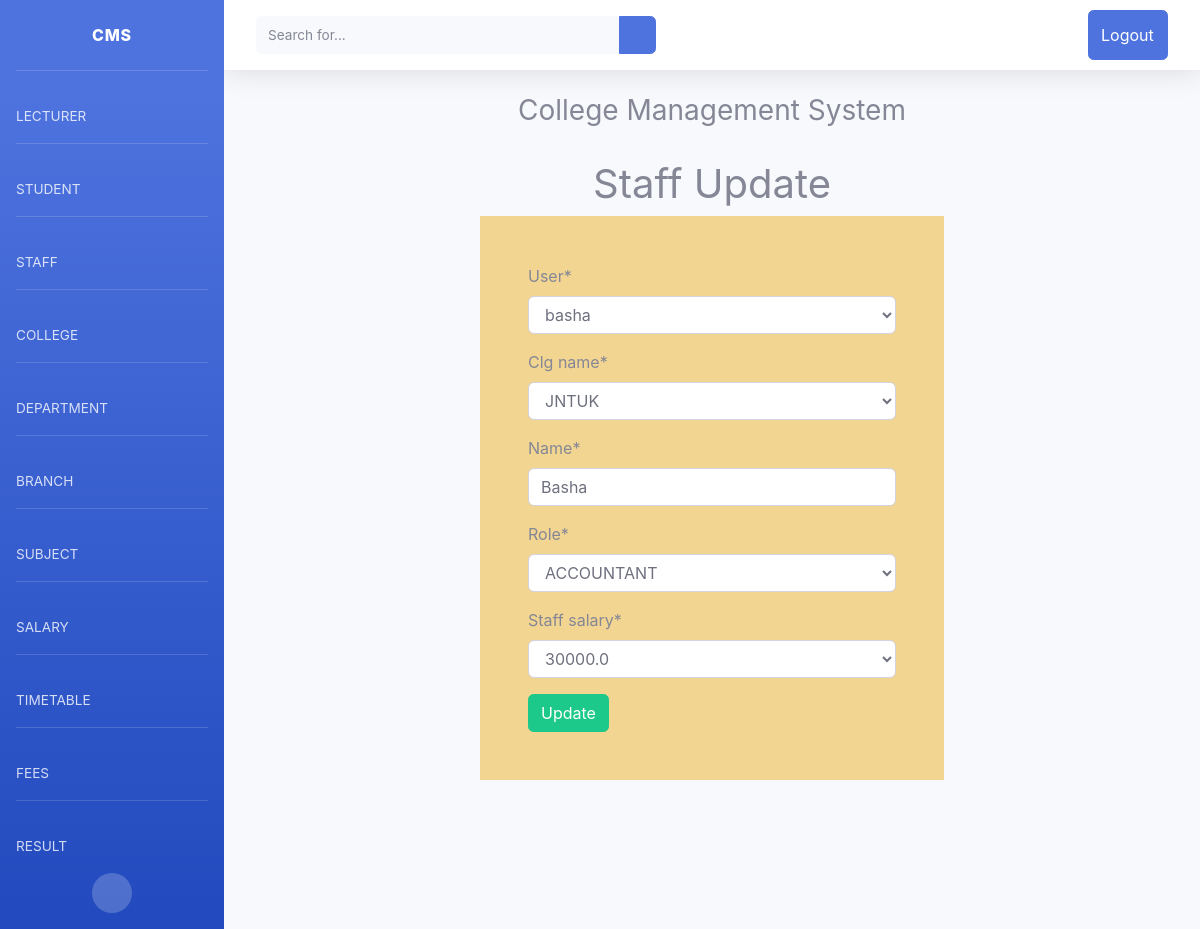
Screenshot of /otherupdate/1/ (signed in) with the database file from the repository.
### cmsapp/models.py (models this page shows, shortened)
class StaffMembers(models.Model):
    user=models.OneToOneField(User,on_delete=models.CASCADE)
    clg_name = models.ForeignKey(College, on_delete=models.CASCADE)
    name = models.CharField(max_length=20)
    role = models.CharField(max_length=100,choices=job_choices)
    staff_salary = models.OneToOneField(Salary, on_delete=models.CASCADE)

class College(models.Model):
    clg_name = models.CharField(max_length=20, primary_key=True,blank=True)
    def __str__(self):
        return self.clg_name

### cmsapp/decorator.py (the view)
    def _inner(request, *args, **kwargs):
        if not request.user.is_admin:
            raise PermissionDenied
        return function(request, *args, **kwargs)

### cmsapp/forms.py
class StaffForm(forms.ModelForm):
    class Meta:
        model = StaffMembers
        fields = '__all__'

### cmsapp/decorator.py (called while the page is built)
def admin_only(function):
    def _inner(request, *args, **kwargs):
        if not request.user.is_admin:
            raise PermissionDenied
        return function(request, *args, **kwargs)
    return _inner

### cmsapp/models.py (called while the page is built)
    def __str__(self):
        return str(self.salary)

### cmsapp/views.py (called while the page is built)
@admin_only
def StaffUpdate(request, pk):
    context ={}
    obj = get_object_or_404(StaffMembers, id = pk)
    form = StaffForm(request.POST or None, instance = obj)
    if form.is_valid():
        form.save()
        return redirect('other_details')
    context["form"] = form
    return render(request, "staff/staffupdate.html", context)

### templates/staff/staffupdate.html (shortened to what this page needs)
{% extends 'registration/home.html' %}
{% block content %}
{% load crispy_forms_tags %}
{% if user.is_admin %}
<div class="container">
    <h1 class="text-center">Staff Update</h1>
            <form method="POST" class="col-lg-6 mx-auto mt-1 p-5" style="background-color: #f2d591" >
            {{ form|crispy }}
            <input type="submit" value="Update" class="btn btn-success">
        </form>
</div>
{% else %}
<h5>Enter Login Details</h5>
{% endif %}
{% endblock %}

### templates/registration/home.html (style rules this page uses)
body { font-family: 'Roboto', sans-serif; }

### rows the page displays
StaffMembers: user "basha", name "Basha", role "ACCOUNTANT", staff_salary "30000.0"
College: clg_name "JNTUK"
